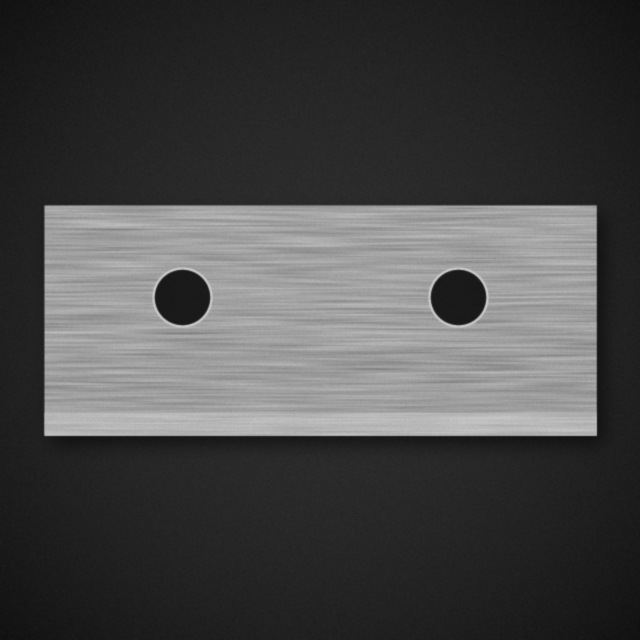
#> input picture samples/clean_bracket_good_front.jpg, 640 x 640 px
$ python -i part_verification.py   (imports and definitions only)
#> lines starting #> are read from the running program, lines starting #| are printed output that depends on the picture; after the words box and inside, x2 and y2 are one past the last pixel; in counts of white or black regions, pixels touching at a corner belong together
#> further down, picture is the input picture: shape (640, 640, 3); min 15, max 204, mean 71.9
"""Geometric comparison of a camera image with a part's raster CAD reference."""
from __future__ import annotations

import base64

import cv2
import numpy as np


# [202 lines left out: function compare_part_images, not called in this run]


def _prepare(image: np.ndarray) -> np.ndarray:
    if image is None or image.size == 0:
        raise ValueError("Image is empty or could not be decoded.")
    if image.ndim == 3 and image.shape[2] == 3:
        gray = cv2.cvtColor(image, cv2.COLOR_BGR2GRAY)
    elif image.ndim == 2:
        gray = image
    else:
        raise ValueError("Image must have one or three channels.")
    height, width = gray.shape
#> height = 640; width = 640
    scale = min(1.0, 1400 / max(height, width))
#> scale = 1
    if scale < 1:
        gray = cv2.resize(
            gray, (round(width * scale), round(height * scale)), interpolation=cv2.INTER_AREA
        )
    normalized = cv2.createCLAHE(clipLimit=2.0, tileGridSize=(8, 8)).apply(gray)
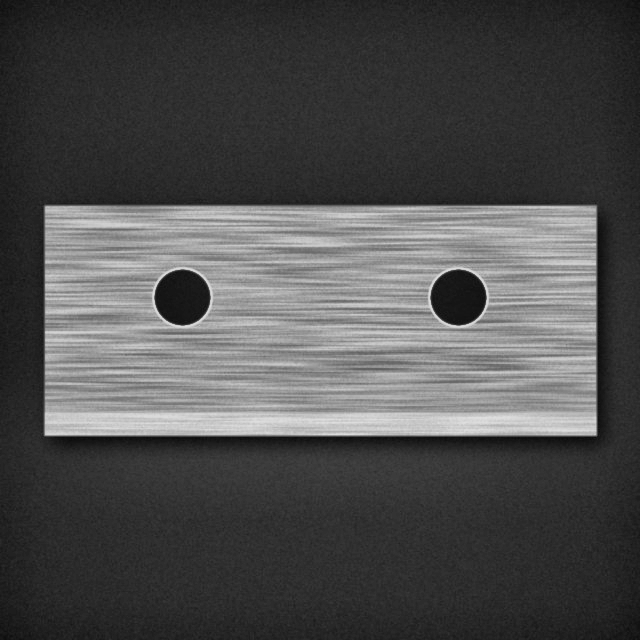
#> normalized: shape (640, 640); min 11, max 223, mean 77.9
    height, width = normalized.shape
    border = np.concatenate(
        (normalized[0, :], normalized[-1, :], normalized[:, 0], normalized[:, -1])
    )
#> border = 2560 values, max 53 at index 2321, min 14 at index 639, mean 33.06
    background = np.uint8(np.median(border))
#> background = 33
    foreground_delta = cv2.absdiff(normalized, np.full_like(normalized, background))
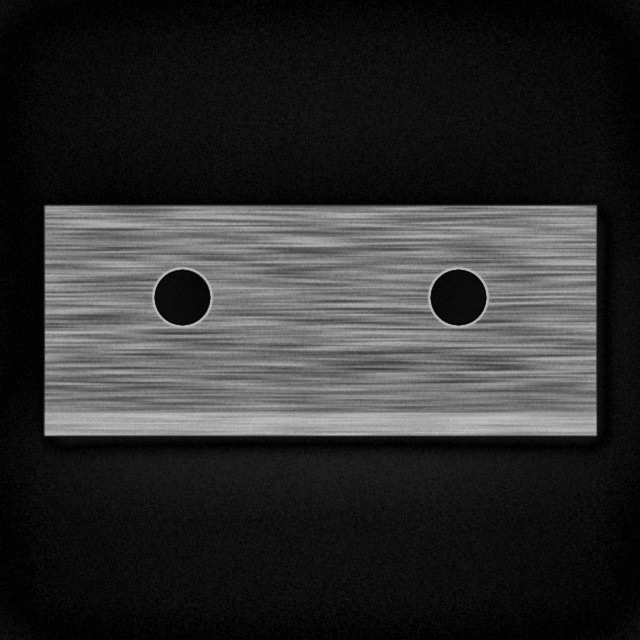
#> foreground_delta: shape (640, 640); min 0, max 190, mean 45.7
    otsu_threshold, _ = cv2.threshold(
        foreground_delta, 0, 255, cv2.THRESH_BINARY | cv2.THRESH_OTSU
    )
#> otsu_threshold = 69
    foreground = foreground_delta > max(12, otsu_threshold)
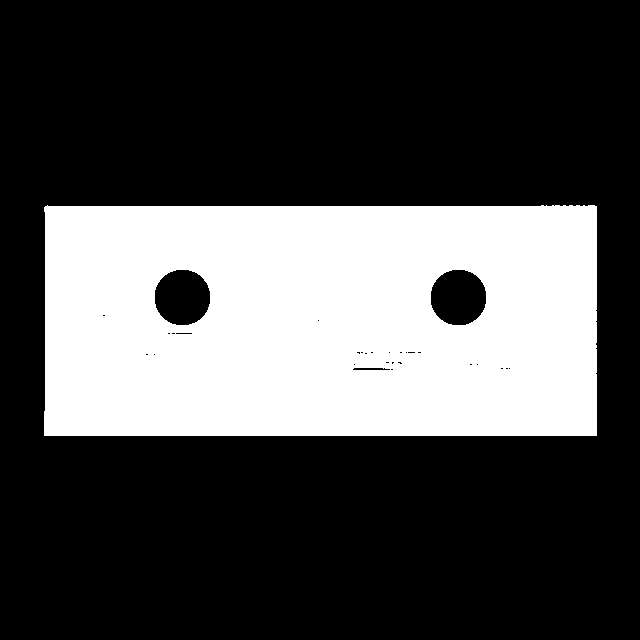
#> foreground: shape (640, 640) bool; 29.8% white; 1 white region, box (x1, y1, x2, y2) and area: (44, 205, 597, 436) 121999
    y_coords, x_coords = np.where(foreground)
    if len(x_coords) and len(y_coords):
        x_min, x_max = int(x_coords.min()), int(x_coords.max())
#> x_min = 44; x_max = 596
        y_min, y_max = int(y_coords.min()), int(y_coords.max())
#> y_min = 205; y_max = 435
        if (x_max - x_min) < width * 0.95 and (y_max - y_min) < height * 0.95:
            margin = max(4, round(min(width, height) * 0.04))
#> margin = 26
            normalized = normalized[
                max(0, y_min - margin) : min(height, y_max + margin + 1),
                max(0, x_min - margin) : min(width, x_max + margin + 1),
            ]
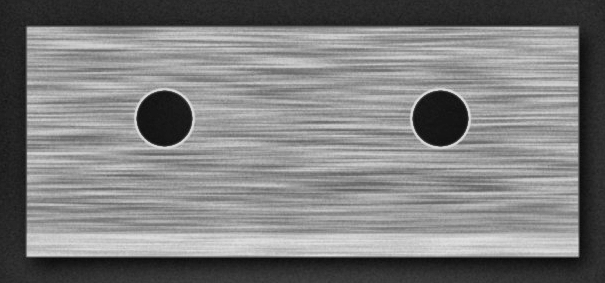
#> normalized: shape (283, 605); min 11, max 223, mean 125.8
    return normalized


def _contour_count(edges: np.ndarray) -> int:
    contours, _ = cv2.findContours(edges, cv2.RETR_LIST, cv2.CHAIN_APPROX_SIMPLE)
    return sum(1 for contour in contours if cv2.arcLength(contour, False) >= 20)


# [30 lines left out: functions _manual_result, _encode_preview, not called in this run]

>>> import cv2
>>> picture = cv2.imread('../../../samples/clean_bracket_good_front.jpg')
>>> result = _prepare(picture)

$ run again, on samples/clean_bracket_good_top.jpg
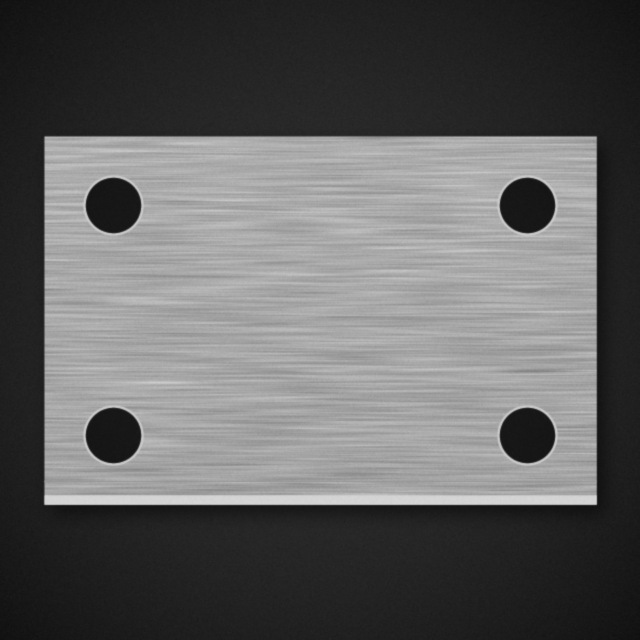
#> input picture samples/clean_bracket_good_top.jpg, 640 x 640 px
#> picture is the input picture: shape (640, 640, 3); min 14, max 215, mean 96.2
#> border = 2560 values, max 53 at index 2191, min 14 at index 2554, mean 32.75
#> background = 32
#> otsu_threshold = 70
#> in _prepare, `foreground = foreground_delta > max(12, otsu_threshold)`:
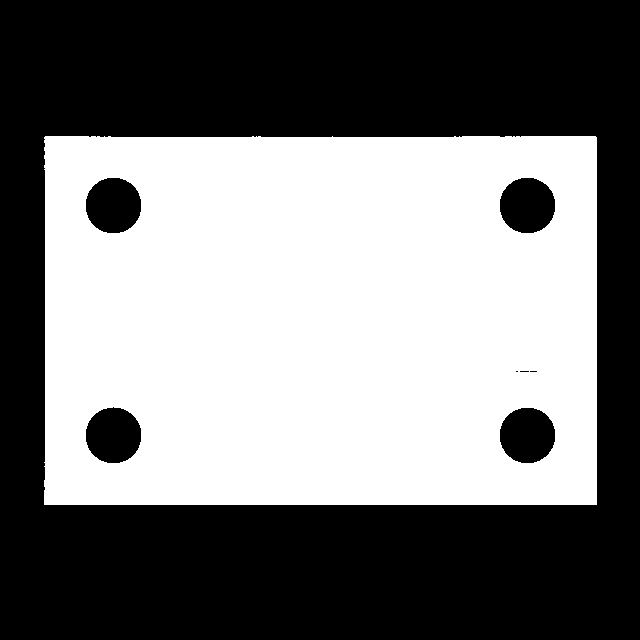
#> foreground: shape (640, 640) bool; 47.3% white; 1 white region, box (x1, y1, x2, y2) and area: (44, 136, 597, 505) 193627
#> x_min = 44; x_max = 596
#> y_min = 136; y_max = 504
#> in _prepare, `normalized = normalized[ max(0, y_min - margin) : min(height, y_max + ..`:
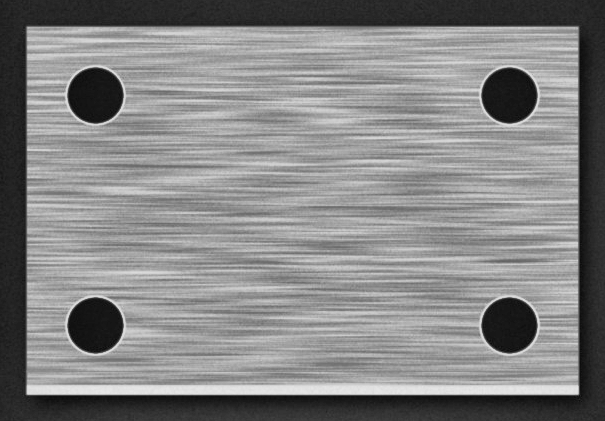
#> normalized: shape (421, 605); min 10, max 231, mean 132.8
